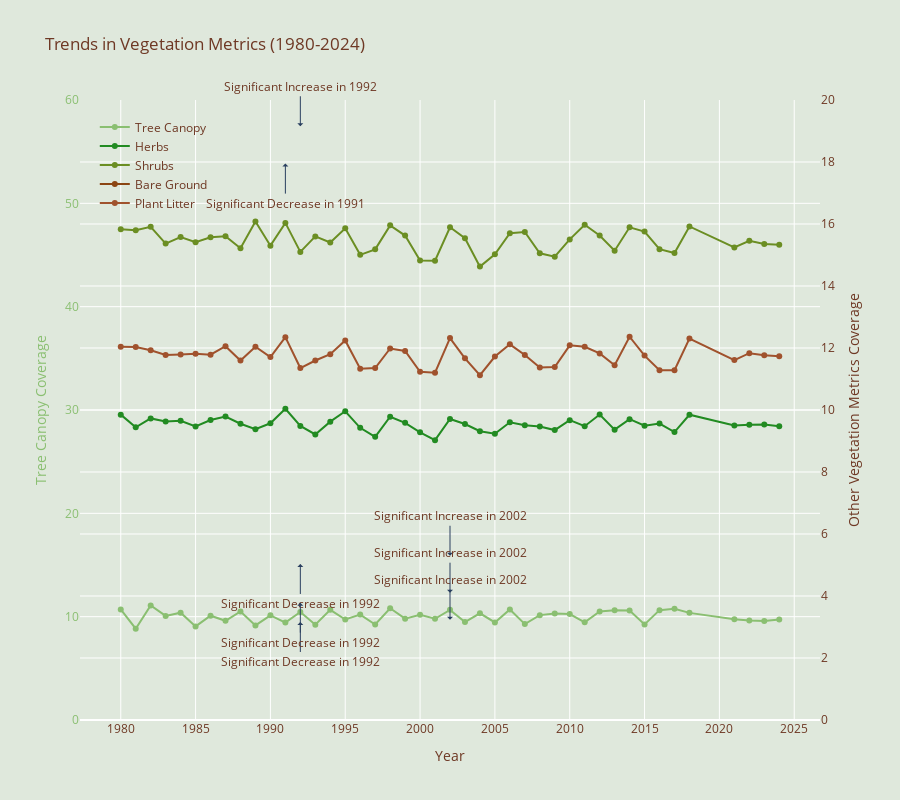

The cell this chart's notebook holds for it:
### Code cell
import pandas as pd
import plotly.graph_objects as go

# Load the imputed dataset
climate_data = pd.read_csv("DataSet/climate_change_imputed.csv")

# Ensure relevant columns are present
required_columns = ['year', 'treecanopy', 'Herb', 'Shrub', 'Bare', 'Litter']
missing_columns = set(required_columns) - set(climate_data.columns)
if missing_columns:
    raise ValueError(f"Missing columns in the dataset: {missing_columns}")

# Group by year and calculate the average coverage for each metric
yearly_data = climate_data.groupby('year')[['treecanopy', 'Herb', 'Shrub', 'Bare', 'Litter']].mean().reset_index()

# Define the metrics and their corresponding colors
metrics = {
    "Tree Canopy": {"column": "treecanopy", "color": "#8abf71"},
    "Herbs": {"column": "Herb", "color": "#228B22"},
    "Shrubs": {"column": "Shrub", "color": "#6B8E23"},
    "Bare Ground": {"column": "Bare", "color": "#8B4513"},
    "Plant Litter": {"column": "Litter", "color": "#A0522D"}
}

# Create a figure
fig = go.Figure()

# Add trace for tree canopy (primary y-axis)
fig.add_trace(go.Scatter(
    x=yearly_data['year'],
    y=yearly_data['treecanopy'],
    mode='lines+markers',
    line=dict(color=metrics["Tree Canopy"]["color"]),
    name='Tree Canopy',
    yaxis='y1'
))

# Add traces for the other metrics (secondary y-axis)
for metric_name, metric_info in metrics.items():
    if metric_name != "Tree Canopy":
        column = metric_info["column"]
        color = metric_info["color"]

        # Add line trace for the metric
        fig.add_trace(go.Scatter(
            x=yearly_data['year'],
            y=yearly_data[column],
            mode='lines+markers',
            line=dict(color=color),
            name=metric_name,
            yaxis='y2'
        ))

        # Calculate the change to find significant increases and decreases
        yearly_data[f'{column}_change'] = yearly_data[column].diff()

        # Find the years with the most significant increase and decrease
        most_significant_increase_year = yearly_data.loc[yearly_data[f'{column}_change'].idxmax(), 'year']
        most_significant_decrease_year = yearly_data.loc[yearly_data[f'{column}_change'].idxmin(), 'year']

        # Add annotations for significant changes
        fig.add_annotation(
            x=most_significant_increase_year,
            y=yearly_data.loc[yearly_data['year'] == most_significant_increase_year, column].values[0],
            text=f'Significant Increase in {most_significant_increase_year}',
            showarrow=True, arrowhead=1,
            ax=0, ay=-40  # Adjusted position
        )

        fig.add_annotation(
            x=most_significant_decrease_year,
            y=yearly_data.loc[yearly_data['year'] == most_significant_decrease_year, column].values[0],
            text=f'Significant Decrease in {most_significant_decrease_year}',
            showarrow=True, arrowhead=1,
            ax=0, ay=40  # Adjusted position
        )

# Update layout for dual y-axis
fig.update_layout(
    title='Trends in Vegetation Metrics (1980-2024)',
    xaxis_title='Year',
    yaxis=dict(
        title='Tree Canopy Coverage',
        titlefont=dict(color=metrics["Tree Canopy"]["color"]),
        tickfont=dict(color=metrics["Tree Canopy"]["color"]),
        range=[0, 60],
        tickmode='linear',
        dtick=10
    ),
    yaxis2=dict(
        title='Other Vegetation Metrics Coverage',
        titlefont=dict(color='#6e3824'),  # Brown color for the secondary y-axis title
        tickfont=dict(color='#6e3824'),  # Brown color for the secondary y-axis ticks
        overlaying='y',
        side='right',
        range=[0, 20],
        tickmode='linear',
        dtick=2
    ),
    plot_bgcolor='#dfe8dc',  # Light green background color
    paper_bgcolor='#dfe8dc',  # Light green background color
    font=dict(color='#6e3824'),  # Brown color for the text
    height=800,
    legend=dict(
        x=0.02,
        y=0.98,
        bgcolor='rgba(255, 255, 255, 0)',
        bordercolor='rgba(255, 255, 255, 0)'
    )
)

# Show the plot
fig.show()

### Figure 1 — Plotly figure (JSON) as saved in the notebook; plotly's stock layout.template omitted (floating-point values rounded to 4 significant figures)
{"data": [{"line": {"color": "#8abf71"}, "mode": "lines+markers", "name": "Tree Canopy", "type": "scatter", "x": [1980, 1981, 1982, 1983, 1984, 1985, 1986, 1987, 1988, 1989, 1990, 1991, 1992, 1993, 1994, 1995, 1996, 1997, 1998, 1999, 2000, 2001, 2002, 2003, 2004, 2005, 2006, 2007, 2008, 2009, 2010, 2011, 2012, 2013, 2014, 2015, 2016, 2017, 2018, 2021, 2022, 2023, 2024], "y": [10.7, 8.835, 11.08, 10.07, 10.38, 9.058, 10.1, 9.598, 10.5, 9.15, 10.13, 9.427, 10.45, 9.224, 10.66, 9.727, 10.2, 9.244, 10.81, 9.807, 10.18, 9.797, 10.66, 9.482, 10.33, 9.44, 10.7, 9.28, 10.15, 10.31, 10.25, 9.458, 10.49, 10.62, 10.6, 9.248, 10.63, 10.77, 10.37, 9.754, 9.625, 9.575, 9.736], "yaxis": "y"}, {"line": {"color": "#228B22"}, "mode": "lines+markers", "name": "Herbs", "type": "scatter", "x": [1980, 1981, 1982, 1983, 1984, 1985, 1986, 1987, 1988, 1989, 1990, 1991, 1992, 1993, 1994, 1995, 1996, 1997, 1998, 1999, 2000, 2001, 2002, 2003, 2004, 2005, 2006, 2007, 2008, 2009, 2010, 2011, 2012, 2013, 2014, 2015, 2016, 2017, 2018, 2021, 2022, 2023, 2024], "y": [9.851, 9.443, 9.728, 9.63, 9.654, 9.468, 9.677, 9.788, 9.556, 9.381, 9.571, 10.04, 9.485, 9.212, 9.625, 9.96, 9.425, 9.135, 9.782, 9.586, 9.282, 9.026, 9.709, 9.548, 9.316, 9.236, 9.606, 9.511, 9.466, 9.353, 9.672, 9.477, 9.853, 9.365, 9.703, 9.491, 9.562, 9.288, 9.847, 9.498, 9.522, 9.53, 9.477], "yaxis": "y2"}, {"line": {"color": "#6B8E23"}, "mode": "lines+markers", "name": "Shrubs", "type": "scatter", "x": [1980, 1981, 1982, 1983, 1984, 1985, 1986, 1987, 1988, 1989, 1990, 1991, 1992, 1993, 1994, 1995, 1996, 1997, 1998, 1999, 2000, 2001, 2002, 2003, 2004, 2005, 2006, 2007, 2008, 2009, 2010, 2011, 2012, 2013, 2014, 2015, 2016, 2017, 2018, 2021, 2022, 2023, 2024], "y": [15.83, 15.8, 15.91, 15.37, 15.58, 15.41, 15.57, 15.61, 15.22, 16.08, 15.3, 16.04, 15.1, 15.6, 15.4, 15.86, 15.01, 15.18, 15.96, 15.63, 14.82, 14.82, 15.89, 15.54, 14.63, 15.03, 15.7, 15.74, 15.06, 14.95, 15.5, 15.98, 15.63, 15.14, 15.89, 15.76, 15.19, 15.06, 15.92, 15.24, 15.46, 15.36, 15.33], "yaxis": "y2"}, {"line": {"color": "#8B4513"}, "mode": "lines+markers", "name": "Bare Ground", "type": "scatter", "x": [1980, 1981, 1982, 1983, 1984, 1985, 1986, 1987, 1988, 1989, 1990, 1991, 1992, 1993, 1994, 1995, 1996, 1997, 1998, 1999, 2000, 2001, 2002, 2003, 2004, 2005, 2006, 2007, 2008, 2009, 2010, 2011, 2012, 2013, 2014, 2015, 2016, 2017, 2018, 2021, 2022, 2023, 2024], "y": [55.24, 55.95, 55.53, 55.16, 56.36, 56.15, 56.25, 54.66, 56.67, 55.88, 56.9, 53.84, 57.46, 57.14, 56.55, 54.07, 57.48, 57.99, 55.64, 54.92, 57.86, 57.87, 55.35, 55.96, 58.12, 56.57, 55.75, 56.16, 56.64, 56.86, 56.0, 55.44, 55.44, 56.47, 55.52, 56.1, 56.81, 56.7, 55.29, 56.86, 56.44, 56.5, 56.72], "yaxis": "y2"}, {"line": {"color": "#A0522D"}, "mode": "lines+markers", "name": "Plant Litter", "type": "scatter", "x": [1980, 1981, 1982, 1983, 1984, 1985, 1986, 1987, 1988, 1989, 1990, 1991, 1992, 1993, 1994, 1995, 1996, 1997, 1998, 1999, 2000, 2001, 2002, 2003, 2004, 2005, 2006, 2007, 2008, 2009, 2010, 2011, 2012, 2013, 2014, 2015, 2016, 2017, 2018, 2021, 2022, 2023, 2024], "y": [12.04, 12.03, 11.93, 11.77, 11.79, 11.81, 11.78, 12.06, 11.6, 12.04, 11.71, 12.35, 11.35, 11.6, 11.8, 12.24, 11.33, 11.36, 11.98, 11.91, 11.23, 11.2, 12.32, 11.67, 11.12, 11.72, 12.12, 11.78, 11.37, 11.39, 12.08, 12.04, 11.83, 11.44, 12.36, 11.75, 11.28, 11.29, 12.31, 11.61, 11.83, 11.77, 11.73], "yaxis": "y2"}], "layout": {"annotations": [{"arrowhead": 1, "ax": 0, "ay": -40, "showarrow": true, "text": "Significant Increase in 2002", "x": 2002, "y": 9.709}, {"arrowhead": 1, "ax": 0, "ay": 40, "showarrow": true, "text": "Significant Decrease in 1992", "x": 1992, "y": 9.485}, {"arrowhead": 1, "ax": 0, "ay": -40, "showarrow": true, "text": "Significant Increase in 2002", "x": 2002, "y": 15.89}, {"arrowhead": 1, "ax": 0, "ay": 40, "showarrow": true, "text": "Significant Decrease in 1992", "x": 1992, "y": 15.1}, {"arrowhead": 1, "ax": 0, "ay": -40, "showarrow": true, "text": "Significant Increase in 1992", "x": 1992, "y": 57.46}, {"arrowhead": 1, "ax": 0, "ay": 40, "showarrow": true, "text": "Significant Decrease in 1991", "x": 1991, "y": 53.84}, {"arrowhead": 1, "ax": 0, "ay": -40, "showarrow": true, "text": "Significant Increase in 2002", "x": 2002, "y": 12.32}, {"arrowhead": 1, "ax": 0, "ay": 40, "showarrow": true, "text": "Significant Decrease in 1992", "x": 1992, "y": 11.35}], "font": {"color": "#6e3824"}, "height": 800, "legend": {"bgcolor": "rgba(255, 255, 255, 0)", "bordercolor": "rgba(255, 255, 255, 0)", "x": 0.02, "y": 0.98}, "paper_bgcolor": "#dfe8dc", "plot_bgcolor": "#dfe8dc", "title": {"text": "Trends in Vegetation Metrics (1980-2024)"}, "xaxis": {"title": {"text": "Year"}}, "yaxis": {"dtick": 10, "range": [0, 60], "tickfont": {"color": "#8abf71"}, "tickmode": "linear", "title": {"font": {"color": "#8abf71"}, "text": "Tree Canopy Coverage"}}, "yaxis2": {"dtick": 2, "overlaying": "y", "range": [0, 20], "side": "right", "tickfont": {"color": "#6e3824"}, "tickmode": "linear", "title": {"font": {"color": "#6e3824"}, "text": "Other Vegetation Metrics Coverage"}}}}
